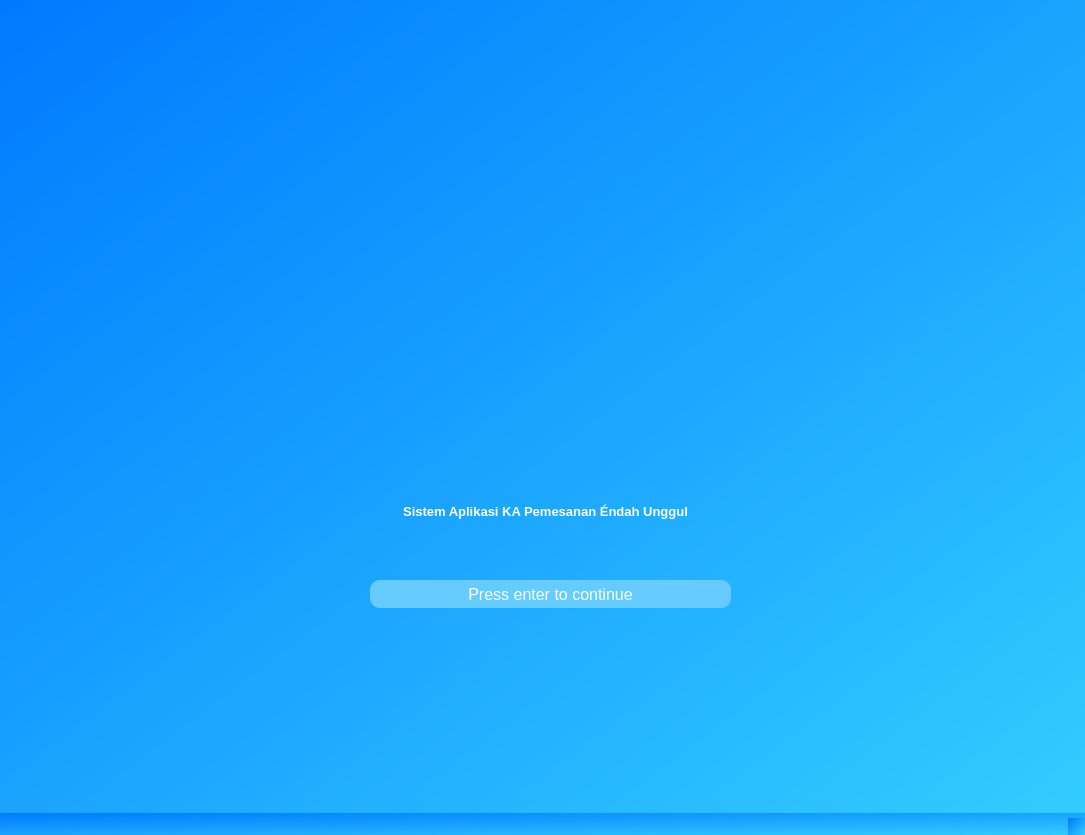
<?xml version="1.0" encoding="UTF-8"?>
<ui version="4.0">
 <class>Welcome</class>
 <widget class="QMainWindow" name="Welcome">
  <property name="geometry">
   <rect>
    <x>0</x>
    <y>0</y>
    <width>1085</width>
    <height>835</height>
   </rect>
  </property>
  <property name="palette">
   <palette>
    <active>
     <colorrole role="WindowText">
      <brush brushstyle="SolidPattern">
       <color alpha="255">
        <red>0</red>
        <green>0</green>
        <blue>0</blue>
       </color>
      </brush>
     </colorrole>
     <colorrole role="Button">
      <brush brushstyle="LinearGradientPattern">
       <gradient startx="0.000000000000000" starty="0.000000000000000" endx="1.000000000000000" endy="1.000000000000000" type="LinearGradient" spread="PadSpread" coordinatemode="ObjectBoundingMode">
        <gradientstop position="0.000000000000000">
         <color alpha="255">
          <red>0</red>
          <green>122</green>
          <blue>255</blue>
         </color>
        </gradientstop>
        <gradientstop position="1.000000000000000">
         <color alpha="255">
          <red>51</red>
          <green>204</green>
          <blue>255</blue>
         </color>
        </gradientstop>
       </gradient>
      </brush>
     </colorrole>
     <colorrole role="Light">
      <brush brushstyle="SolidPattern">
       <color alpha="255">
        <red>255</red>
        <green>255</green>
        <blue>255</blue>
       </color>
      </brush>
     </colorrole>
     <colorrole role="Midlight">
      <brush brushstyle="SolidPattern">
       <color alpha="255">
        <red>192</red>
        <green>225</green>
        <blue>255</blue>
       </color>
      </brush>
     </colorrole>
     <colorrole role="Dark">
      <brush brushstyle="SolidPattern">
       <color alpha="255">
        <red>64</red>
        <green>98</green>
        <blue>127</blue>
       </color>
      </brush>
     </colorrole>
     <colorrole role="Mid">
      <brush brushstyle="SolidPattern">
       <color alpha="255">
        <red>86</red>
        <green>131</green>
        <blue>170</blue>
       </color>
      </brush>
     </colorrole>
     <colorrole role="Text">
      <brush brushstyle="SolidPattern">
       <color alpha="255">
        <red>0</red>
        <green>0</green>
        <blue>0</blue>
       </color>
      </brush>
     </colorrole>
     <colorrole role="BrightText">
      <brush brushstyle="SolidPattern">
       <color alpha="255">
        <red>255</red>
        <green>255</green>
        <blue>255</blue>
       </color>
      </brush>
     </colorrole>
     <colorrole role="ButtonText">
      <brush brushstyle="SolidPattern">
       <color alpha="255">
        <red>0</red>
        <green>0</green>
        <blue>0</blue>
       </color>
      </brush>
     </colorrole>
     <colorrole role="Base">
      <brush brushstyle="LinearGradientPattern">
       <gradient startx="0.000000000000000" starty="0.000000000000000" endx="1.000000000000000" endy="1.000000000000000" type="LinearGradient" spread="PadSpread" coordinatemode="ObjectBoundingMode">
        <gradientstop position="0.000000000000000">
         <color alpha="255">
          <red>0</red>
          <green>122</green>
          <blue>255</blue>
         </color>
        </gradientstop>
        <gradientstop position="1.000000000000000">
         <color alpha="255">
          <red>51</red>
          <green>204</green>
          <blue>255</blue>
         </color>
        </gradientstop>
       </gradient>
      </brush>
     </colorrole>
     <colorrole role="Window">
      <brush brushstyle="LinearGradientPattern">
       <gradient startx="0.000000000000000" starty="0.000000000000000" endx="1.000000000000000" endy="1.000000000000000" type="LinearGradient" spread="PadSpread" coordinatemode="ObjectBoundingMode">
        <gradientstop position="0.000000000000000">
         <color alpha="255">
          <red>0</red>
          <green>122</green>
          <blue>255</blue>
         </color>
        </gradientstop>
        <gradientstop position="1.000000000000000">
         <color alpha="255">
          <red>51</red>
          <green>204</green>
          <blue>255</blue>
         </color>
        </gradientstop>
       </gradient>
      </brush>
     </colorrole>
     <colorrole role="Shadow">
      <brush brushstyle="SolidPattern">
       <color alpha="255">
        <red>0</red>
        <green>0</green>
        <blue>0</blue>
       </color>
      </brush>
     </colorrole>
     <colorrole role="AlternateBase">
      <brush brushstyle="SolidPattern">
       <color alpha="255">
        <red>192</red>
        <green>225</green>
        <blue>255</blue>
       </color>
      </brush>
     </colorrole>
     <colorrole role="ToolTipBase">
      <brush brushstyle="SolidPattern">
       <color alpha="255">
        <red>255</red>
        <green>255</green>
        <blue>220</blue>
       </color>
      </brush>
     </colorrole>
     <colorrole role="ToolTipText">
      <brush brushstyle="SolidPattern">
       <color alpha="255">
        <red>0</red>
        <green>0</green>
        <blue>0</blue>
       </color>
      </brush>
     </colorrole>
    </active>
    <inactive>
     <colorrole role="WindowText">
      <brush brushstyle="SolidPattern">
       <color alpha="255">
        <red>0</red>
        <green>0</green>
        <blue>0</blue>
       </color>
      </brush>
     </colorrole>
     <colorrole role="Button">
      <brush brushstyle="LinearGradientPattern">
       <gradient startx="0.000000000000000" starty="0.000000000000000" endx="1.000000000000000" endy="1.000000000000000" type="LinearGradient" spread="PadSpread" coordinatemode="ObjectBoundingMode">
        <gradientstop position="0.000000000000000">
         <color alpha="255">
          <red>0</red>
          <green>122</green>
          <blue>255</blue>
         </color>
        </gradientstop>
        <gradientstop position="1.000000000000000">
         <color alpha="255">
          <red>51</red>
          <green>204</green>
          <blue>255</blue>
         </color>
        </gradientstop>
       </gradient>
      </brush>
     </colorrole>
     <colorrole role="Light">
      <brush brushstyle="SolidPattern">
       <color alpha="255">
        <red>255</red>
        <green>255</green>
        <blue>255</blue>
       </color>
      </brush>
     </colorrole>
     <colorrole role="Midlight">
      <brush brushstyle="SolidPattern">
       <color alpha="255">
        <red>192</red>
        <green>225</green>
        <blue>255</blue>
       </color>
      </brush>
     </colorrole>
     <colorrole role="Dark">
      <brush brushstyle="SolidPattern">
       <color alpha="255">
        <red>64</red>
        <green>98</green>
        <blue>127</blue>
       </color>
      </brush>
     </colorrole>
     <colorrole role="Mid">
      <brush brushstyle="SolidPattern">
       <color alpha="255">
        <red>86</red>
        <green>131</green>
        <blue>170</blue>
       </color>
      </brush>
     </colorrole>
     <colorrole role="Text">
      <brush brushstyle="SolidPattern">
       <color alpha="255">
        <red>0</red>
        <green>0</green>
        <blue>0</blue>
       </color>
      </brush>
     </colorrole>
     <colorrole role="BrightText">
      <brush brushstyle="SolidPattern">
       <color alpha="255">
        <red>255</red>
        <green>255</green>
        <blue>255</blue>
       </color>
      </brush>
     </colorrole>
     <colorrole role="ButtonText">
      <brush brushstyle="SolidPattern">
       <color alpha="255">
        <red>0</red>
        <green>0</green>
        <blue>0</blue>
       </color>
      </brush>
     </colorrole>
     <colorrole role="Base">
      <brush brushstyle="LinearGradientPattern">
       <gradient startx="0.000000000000000" starty="0.000000000000000" endx="1.000000000000000" endy="1.000000000000000" type="LinearGradient" spread="PadSpread" coordinatemode="ObjectBoundingMode">
        <gradientstop position="0.000000000000000">
         <color alpha="255">
          <red>0</red>
          <green>122</green>
          <blue>255</blue>
         </color>
        </gradientstop>
        <gradientstop position="1.000000000000000">
         <color alpha="255">
          <red>51</red>
          <green>204</green>
          <blue>255</blue>
         </color>
        </gradientstop>
       </gradient>
      </brush>
     </colorrole>
     <colorrole role="Window">
      <brush brushstyle="LinearGradientPattern">
       <gradient startx="0.000000000000000" starty="0.000000000000000" endx="1.000000000000000" endy="1.000000000000000" type="LinearGradient" spread="PadSpread" coordinatemode="ObjectBoundingMode">
        <gradientstop position="0.000000000000000">
         <color alpha="255">
          <red>0</red>
          <green>122</green>
          <blue>255</blue>
         </color>
        </gradientstop>
        <gradientstop position="1.000000000000000">
         <color alpha="255">
          <red>51</red>
          <green>204</green>
          <blue>255</blue>
         </color>
        </gradientstop>
       </gradient>
      </brush>
     </colorrole>
     <colorrole role="Shadow">
      <brush brushstyle="SolidPattern">
       <color alpha="255">
        <red>0</red>
        <green>0</green>
        <blue>0</blue>
       </color>
      </brush>
     </colorrole>
     <colorrole role="AlternateBase">
      <brush brushstyle="SolidPattern">
       <color alpha="255">
        <red>192</red>
        <green>225</green>
        <blue>255</blue>
       </color>
      </brush>
     </colorrole>
     <colorrole role="ToolTipBase">
      <brush brushstyle="SolidPattern">
       <color alpha="255">
        <red>255</red>
        <green>255</green>
        <blue>220</blue>
       </color>
      </brush>
     </colorrole>
     <colorrole role="ToolTipText">
      <brush brushstyle="SolidPattern">
       <color alpha="255">
        <red>0</red>
        <green>0</green>
        <blue>0</blue>
       </color>
      </brush>
     </colorrole>
    </inactive>
    <disabled>
     <colorrole role="WindowText">
      <brush brushstyle="SolidPattern">
       <color alpha="255">
        <red>64</red>
        <green>98</green>
        <blue>127</blue>
       </color>
      </brush>
     </colorrole>
     <colorrole role="Button">
      <brush brushstyle="LinearGradientPattern">
       <gradient startx="0.000000000000000" starty="0.000000000000000" endx="1.000000000000000" endy="1.000000000000000" type="LinearGradient" spread="PadSpread" coordinatemode="ObjectBoundingMode">
        <gradientstop position="0.000000000000000">
         <color alpha="255">
          <red>0</red>
          <green>122</green>
          <blue>255</blue>
         </color>
        </gradientstop>
        <gradientstop position="1.000000000000000">
         <color alpha="255">
          <red>51</red>
          <green>204</green>
          <blue>255</blue>
         </color>
        </gradientstop>
       </gradient>
      </brush>
     </colorrole>
     <colorrole role="Light">
      <brush brushstyle="SolidPattern">
       <color alpha="255">
        <red>255</red>
        <green>255</green>
        <blue>255</blue>
       </color>
      </brush>
     </colorrole>
     <colorrole role="Midlight">
      <brush brushstyle="SolidPattern">
       <color alpha="255">
        <red>192</red>
        <green>225</green>
        <blue>255</blue>
       </color>
      </brush>
     </colorrole>
     <colorrole role="Dark">
      <brush brushstyle="SolidPattern">
       <color alpha="255">
        <red>64</red>
        <green>98</green>
        <blue>127</blue>
       </color>
      </brush>
     </colorrole>
     <colorrole role="Mid">
      <brush brushstyle="SolidPattern">
       <color alpha="255">
        <red>86</red>
        <green>131</green>
        <blue>170</blue>
       </color>
      </brush>
     </colorrole>
     <colorrole role="Text">
      <brush brushstyle="SolidPattern">
       <color alpha="255">
        <red>64</red>
        <green>98</green>
        <blue>127</blue>
       </color>
      </brush>
     </colorrole>
     <colorrole role="BrightText">
      <brush brushstyle="SolidPattern">
       <color alpha="255">
        <red>255</red>
        <green>255</green>
        <blue>255</blue>
       </color>
      </brush>
     </colorrole>
     <colorrole role="ButtonText">
      <brush brushstyle="SolidPattern">
       <color alpha="255">
        <red>64</red>
        <green>98</green>
        <blue>127</blue>
       </color>
      </brush>
     </colorrole>
     <colorrole role="Base">
      <brush brushstyle="LinearGradientPattern">
       <gradient startx="0.000000000000000" starty="0.000000000000000" endx="1.000000000000000" endy="1.000000000000000" type="LinearGradient" spread="PadSpread" coordinatemode="ObjectBoundingMode">
        <gradientstop position="0.000000000000000">
         <color alpha="255">
          <red>0</red>
          <green>122</green>
          <blue>255</blue>
         </color>
        </gradientstop>
        <gradientstop position="1.000000000000000">
         <color alpha="255">
          <red>51</red>
          <green>204</green>
          <blue>255</blue>
         </color>
        </gradientstop>
       </gradient>
      </brush>
     </colorrole>
     <colorrole role="Window">
      <brush brushstyle="LinearGradientPattern">
       <gradient startx="0.000000000000000" starty="0.000000000000000" endx="1.000000000000000" endy="1.000000000000000" type="LinearGradient" spread="PadSpread" coordinatemode="ObjectBoundingMode">
        <gradientstop position="0.000000000000000">
         <color alpha="255">
          <red>0</red>
          <green>122</green>
          <blue>255</blue>
         </color>
        </gradientstop>
        <gradientstop position="1.000000000000000">
         <color alpha="255">
          <red>51</red>
          <green>204</green>
          <blue>255</blue>
         </color>
        </gradientstop>
       </gradient>
      </brush>
     </colorrole>
     <colorrole role="Shadow">
      <brush brushstyle="SolidPattern">
       <color alpha="255">
        <red>0</red>
        <green>0</green>
        <blue>0</blue>
       </color>
      </brush>
     </colorrole>
     <colorrole role="AlternateBase">
      <brush brushstyle="SolidPattern">
       <color alpha="255">
        <red>129</red>
        <green>196</green>
        <blue>255</blue>
       </color>
      </brush>
     </colorrole>
     <colorrole role="ToolTipBase">
      <brush brushstyle="SolidPattern">
       <color alpha="255">
        <red>255</red>
        <green>255</green>
        <blue>220</blue>
       </color>
      </brush>
     </colorrole>
     <colorrole role="ToolTipText">
      <brush brushstyle="SolidPattern">
       <color alpha="255">
        <red>0</red>
        <green>0</green>
        <blue>0</blue>
       </color>
      </brush>
     </colorrole>
    </disabled>
   </palette>
  </property>
  <property name="windowTitle">
   <string>MainWindow</string>
  </property>
  <property name="autoFillBackground">
   <bool>false</bool>
  </property>
  <property name="styleSheet">
   <string notr="true">background-color: qlineargradient(spread:pad, x1:0, y1:0, x2:1, y2:1, stop:0 #007AFF, stop:1 #33CCFF);
</string>
  </property>
  <widget class="QWidget" name="centralwidget">
   <property name="enabled">
    <bool>false</bool>
   </property>
   <property name="palette">
    <palette>
     <active>
      <colorrole role="WindowText">
       <brush brushstyle="SolidPattern">
        <color alpha="255">
         <red>0</red>
         <green>0</green>
         <blue>0</blue>
        </color>
       </brush>
      </colorrole>
      <colorrole role="Button">
       <brush brushstyle="LinearGradientPattern">
        <gradient startx="0.000000000000000" starty="0.000000000000000" endx="1.000000000000000" endy="1.000000000000000" type="LinearGradient" spread="PadSpread" coordinatemode="ObjectBoundingMode">
         <gradientstop position="0.000000000000000">
          <color alpha="255">
           <red>0</red>
           <green>122</green>
           <blue>255</blue>
          </color>
         </gradientstop>
         <gradientstop position="1.000000000000000">
          <color alpha="255">
           <red>51</red>
           <green>204</green>
           <blue>255</blue>
          </color>
         </gradientstop>
        </gradient>
       </brush>
      </colorrole>
      <colorrole role="Light">
       <brush brushstyle="SolidPattern">
        <color alpha="255">
         <red>127</red>
         <green>213</green>
         <blue>255</blue>
        </color>
       </brush>
      </colorrole>
      <colorrole role="Midlight">
       <brush brushstyle="SolidPattern">
        <color alpha="255">
         <red>63</red>
         <green>191</green>
         <blue>255</blue>
        </color>
       </brush>
      </colorrole>
      <colorrole role="Dark">
       <brush brushstyle="SolidPattern">
        <color alpha="255">
         <red>0</red>
         <green>85</green>
         <blue>127</blue>
        </color>
       </brush>
      </colorrole>
      <colorrole role="Mid">
       <brush brushstyle="SolidPattern">
        <color alpha="255">
         <red>0</red>
         <green>113</green>
         <blue>170</blue>
        </color>
       </brush>
      </colorrole>
      <colorrole role="Text">
       <brush brushstyle="SolidPattern">
        <color alpha="255">
         <red>0</red>
         <green>0</green>
         <blue>0</blue>
        </color>
       </brush>
      </colorrole>
      <colorrole role="BrightText">
       <brush brushstyle="SolidPattern">
        <color alpha="255">
         <red>255</red>
         <green>255</green>
         <blue>255</blue>
        </color>
       </brush>
      </colorrole>
      <colorrole role="ButtonText">
       <brush brushstyle="SolidPattern">
        <color alpha="255">
         <red>0</red>
         <green>0</green>
         <blue>0</blue>
        </color>
       </brush>
      </colorrole>
      <colorrole role="Base">
       <brush brushstyle="LinearGradientPattern">
        <gradient startx="0.000000000000000" starty="0.000000000000000" endx="1.000000000000000" endy="1.000000000000000" type="LinearGradient" spread="PadSpread" coordinatemode="ObjectBoundingMode">
         <gradientstop position="0.000000000000000">
          <color alpha="255">
           <red>0</red>
           <green>122</green>
           <blue>255</blue>
          </color>
         </gradientstop>
         <gradientstop position="1.000000000000000">
          <color alpha="255">
           <red>51</red>
           <green>204</green>
           <blue>255</blue>
          </color>
         </gradientstop>
        </gradient>
       </brush>
      </colorrole>
      <colorrole role="Window">
       <brush brushstyle="LinearGradientPattern">
        <gradient startx="0.000000000000000" starty="0.000000000000000" endx="1.000000000000000" endy="1.000000000000000" type="LinearGradient" spread="PadSpread" coordinatemode="ObjectBoundingMode">
         <gradientstop position="0.000000000000000">
          <color alpha="255">
           <red>0</red>
           <green>122</green>
           <blue>255</blue>
          </color>
         </gradientstop>
         <gradientstop position="1.000000000000000">
          <color alpha="255">
           <red>51</red>
           <green>204</green>
           <blue>255</blue>
          </color>
         </gradientstop>
        </gradient>
       </brush>
      </colorrole>
      <colorrole role="Shadow">
       <brush brushstyle="SolidPattern">
        <color alpha="255">
         <red>0</red>
         <green>0</green>
         <blue>0</blue>
        </color>
       </brush>
      </colorrole>
      <colorrole role="AlternateBase">
       <brush brushstyle="SolidPattern">
        <color alpha="255">
         <red>127</red>
         <green>212</green>
         <blue>255</blue>
        </color>
       </brush>
      </colorrole>
      <colorrole role="ToolTipBase">
       <brush brushstyle="SolidPattern">
        <color alpha="255">
         <red>255</red>
         <green>255</green>
         <blue>220</blue>
        </color>
       </brush>
      </colorrole>
      <colorrole role="ToolTipText">
       <brush brushstyle="SolidPattern">
        <color alpha="255">
         <red>0</red>
         <green>0</green>
         <blue>0</blue>
        </color>
       </brush>
      </colorrole>
     </active>
     <inactive>
      <colorrole role="WindowText">
       <brush brushstyle="SolidPattern">
        <color alpha="255">
         <red>0</red>
         <green>0</green>
         <blue>0</blue>
        </color>
       </brush>
      </colorrole>
      <colorrole role="Button">
       <brush brushstyle="LinearGradientPattern">
        <gradient startx="0.000000000000000" starty="0.000000000000000" endx="1.000000000000000" endy="1.000000000000000" type="LinearGradient" spread="PadSpread" coordinatemode="ObjectBoundingMode">
         <gradientstop position="0.000000000000000">
          <color alpha="255">
           <red>0</red>
           <green>122</green>
           <blue>255</blue>
          </color>
         </gradientstop>
         <gradientstop position="1.000000000000000">
          <color alpha="255">
           <red>51</red>
           <green>204</green>
           <blue>255</blue>
          </color>
         </gradientstop>
        </gradient>
       </brush>
      </colorrole>
      <colorrole role="Light">
       <brush brushstyle="SolidPattern">
        <color alpha="255">
         <red>127</red>
         <green>213</green>
         <blue>255</blue>
        </color>
       </brush>
      </colorrole>
      <colorrole role="Midlight">
       <brush brushstyle="SolidPattern">
        <color alpha="255">
         <red>63</red>
         <green>191</green>
         <blue>255</blue>
        </color>
       </brush>
      </colorrole>
      <colorrole role="Dark">
       <brush brushstyle="SolidPattern">
        <color alpha="255">
         <red>0</red>
         <green>85</green>
         <blue>127</blue>
        </color>
       </brush>
      </colorrole>
      <colorrole role="Mid">
       <brush brushstyle="SolidPattern">
        <color alpha="255">
         <red>0</red>
         <green>113</green>
         <blue>170</blue>
        </color>
       </brush>
      </colorrole>
      <colorrole role="Text">
       <brush brushstyle="SolidPattern">
        <color alpha="255">
         <red>0</red>
         <green>0</green>
         <blue>0</blue>
        </color>
       </brush>
      </colorrole>
      <colorrole role="BrightText">
       <brush brushstyle="SolidPattern">
        <color alpha="255">
         <red>255</red>
         <green>255</green>
         <blue>255</blue>
        </color>
       </brush>
      </colorrole>
      <colorrole role="ButtonText">
       <brush brushstyle="SolidPattern">
        <color alpha="255">
         <red>0</red>
         <green>0</green>
         <blue>0</blue>
        </color>
       </brush>
      </colorrole>
      <colorrole role="Base">
       <brush brushstyle="LinearGradientPattern">
        <gradient startx="0.000000000000000" starty="0.000000000000000" endx="1.000000000000000" endy="1.000000000000000" type="LinearGradient" spread="PadSpread" coordinatemode="ObjectBoundingMode">
         <gradientstop position="0.000000000000000">
          <color alpha="255">
           <red>0</red>
           <green>122</green>
           <blue>255</blue>
          </color>
         </gradientstop>
         <gradientstop position="1.000000000000000">
          <color alpha="255">
           <red>51</red>
           <green>204</green>
           <blue>255</blue>
          </color>
         </gradientstop>
        </gradient>
       </brush>
      </colorrole>
      <colorrole role="Window">
       <brush brushstyle="LinearGradientPattern">
        <gradient startx="0.000000000000000" starty="0.000000000000000" endx="1.000000000000000" endy="1.000000000000000" type="LinearGradient" spread="PadSpread" coordinatemode="ObjectBoundingMode">
         <gradientstop position="0.000000000000000">
          <color alpha="255">
           <red>0</red>
           <green>122</green>
           <blue>255</blue>
          </color>
         </gradientstop>
         <gradientstop position="1.000000000000000">
          <color alpha="255">
           <red>51</red>
           <green>204</green>
           <blue>255</blue>
          </color>
         </gradientstop>
        </gradient>
       </brush>
      </colorrole>
      <colorrole role="Shadow">
       <brush brushstyle="SolidPattern">
        <color alpha="255">
         <red>0</red>
         <green>0</green>
         <blue>0</blue>
        </color>
       </brush>
      </colorrole>
      <colorrole role="AlternateBase">
       <brush brushstyle="SolidPattern">
        <color alpha="255">
         <red>127</red>
         <green>212</green>
         <blue>255</blue>
        </color>
       </brush>
      </colorrole>
      <colorrole role="ToolTipBase">
       <brush brushstyle="SolidPattern">
        <color alpha="255">
         <red>255</red>
         <green>255</green>
         <blue>220</blue>
        </color>
       </brush>
      </colorrole>
      <colorrole role="ToolTipText">
       <brush brushstyle="SolidPattern">
        <color alpha="255">
         <red>0</red>
         <green>0</green>
         <blue>0</blue>
        </color>
       </brush>
      </colorrole>
     </inactive>
     <disabled>
      <colorrole role="WindowText">
       <brush brushstyle="SolidPattern">
        <color alpha="255">
         <red>0</red>
         <green>85</green>
         <blue>127</blue>
        </color>
       </brush>
      </colorrole>
      <colorrole role="Button">
       <brush brushstyle="LinearGradientPattern">
        <gradient startx="0.000000000000000" starty="0.000000000000000" endx="1.000000000000000" endy="1.000000000000000" type="LinearGradient" spread="PadSpread" coordinatemode="ObjectBoundingMode">
         <gradientstop position="0.000000000000000">
          <color alpha="255">
           <red>0</red>
           <green>122</green>
           <blue>255</blue>
          </color>
         </gradientstop>
         <gradientstop position="1.000000000000000">
          <color alpha="255">
           <red>51</red>
           <green>204</green>
           <blue>255</blue>
          </color>
         </gradientstop>
        </gradient>
       </brush>
      </colorrole>
      <colorrole role="Light">
       <brush brushstyle="SolidPattern">
        <color alpha="255">
         <red>127</red>
         <green>213</green>
         <blue>255</blue>
        </color>
       </brush>
      </colorrole>
      <colorrole role="Midlight">
       <brush brushstyle="SolidPattern">
        <color alpha="255">
         <red>63</red>
         <green>191</green>
         <blue>255</blue>
        </color>
       </brush>
      </colorrole>
      <colorrole role="Dark">
       <brush brushstyle="SolidPattern">
        <color alpha="255">
         <red>0</red>
         <green>85</green>
         <blue>127</blue>
        </color>
       </brush>
      </colorrole>
      <colorrole role="Mid">
       <brush brushstyle="SolidPattern">
        <color alpha="255">
         <red>0</red>
         <green>113</green>
         <blue>170</blue>
        </color>
       </brush>
      </colorrole>
      <colorrole role="Text">
       <brush brushstyle="SolidPattern">
        <color alpha="255">
         <red>0</red>
         <green>85</green>
         <blue>127</blue>
        </color>
       </brush>
      </colorrole>
      <colorrole role="BrightText">
       <brush brushstyle="SolidPattern">
        <color alpha="255">
         <red>255</red>
         <green>255</green>
         <blue>255</blue>
        </color>
       </brush>
      </colorrole>
      <colorrole role="ButtonText">
       <brush brushstyle="SolidPattern">
        <color alpha="255">
         <red>0</red>
         <green>85</green>
         <blue>127</blue>
        </color>
       </brush>
      </colorrole>
      <colorrole role="Base">
       <brush brushstyle="LinearGradientPattern">
        <gradient startx="0.000000000000000" starty="0.000000000000000" endx="1.000000000000000" endy="1.000000000000000" type="LinearGradient" spread="PadSpread" coordinatemode="ObjectBoundingMode">
         <gradientstop position="0.000000000000000">
          <color alpha="255">
           <red>0</red>
           <green>122</green>
           <blue>255</blue>
          </color>
         </gradientstop>
         <gradientstop position="1.000000000000000">
          <color alpha="255">
           <red>51</red>
           <green>204</green>
           <blue>255</blue>
          </color>
         </gradientstop>
        </gradient>
       </brush>
      </colorrole>
      <colorrole role="Window">
       <brush brushstyle="LinearGradientPattern">
        <gradient startx="0.000000000000000" starty="0.000000000000000" endx="1.000000000000000" endy="1.000000000000000" type="LinearGradient" spread="PadSpread" coordinatemode="ObjectBoundingMode">
         <gradientstop position="0.000000000000000">
          <color alpha="255">
           <red>0</red>
           <green>122</green>
           <blue>255</blue>
          </color>
         </gradientstop>
         <gradientstop position="1.000000000000000">
          <color alpha="255">
           <red>51</red>
           <green>204</green>
           <blue>255</blue>
          </color>
         </gradientstop>
        </gradient>
       </brush>
      </colorrole>
      <colorrole role="Shadow">
       <brush brushstyle="SolidPattern">
        <color alpha="255">
         <red>0</red>
         <green>0</green>
         <blue>0</blue>
        </color>
       </brush>
      </colorrole>
      <colorrole role="AlternateBase">
       <brush brushstyle="SolidPattern">
        <color alpha="255">
         <red>0</red>
         <green>170</green>
         <blue>255</blue>
        </color>
       </brush>
      </colorrole>
      <colorrole role="ToolTipBase">
       <brush brushstyle="SolidPattern">
        <color alpha="255">
         <red>255</red>
         <green>255</green>
         <blue>220</blue>
        </color>
       </brush>
      </colorrole>
      <colorrole role="ToolTipText">
       <brush brushstyle="SolidPattern">
        <color alpha="255">
         <red>0</red>
         <green>0</green>
         <blue>0</blue>
        </color>
       </brush>
      </colorrole>
     </disabled>
    </palette>
   </property>
   <widget class="QTextBrowser" name="nama_aplikasi">
    <property name="geometry">
     <rect>
      <x>0</x>
      <y>500</y>
      <width>1091</width>
      <height>301</height>
     </rect>
    </property>
    <property name="font">
     <font>
      <family>Microsoft YaHei UI</family>
      <weight>75</weight>
      <bold>true</bold>
     </font>
    </property>
    <property name="cursor" stdset="0">
     <cursorShape>ArrowCursor</cursorShape>
    </property>
    <property name="styleSheet">
     <string notr="true">color: white;
border:none;
background-color:transparent;
</string>
    </property>
    <property name="html">
     <string>&lt;!DOCTYPE HTML PUBLIC &quot;-//W3C//DTD HTML 4.0//EN&quot; &quot;http://www.w3.org/TR/REC-html40/strict.dtd&quot;&gt;
&lt;html&gt;&lt;head&gt;&lt;meta name=&quot;qrichtext&quot; content=&quot;1&quot; /&gt;&lt;style type=&quot;text/css&quot;&gt;
p, li { white-space: pre-wrap; }
&lt;/style&gt;&lt;/head&gt;&lt;body style=&quot; font-family:'Microsoft YaHei UI'; font-size:7.8pt; font-weight:600; font-style:normal;&quot;&gt;
&lt;p align=&quot;center&quot; style=&quot; margin-top:0px; margin-bottom:0px; margin-left:0px; margin-right:0px; -qt-block-indent:0; text-indent:0px;&quot;&gt;&lt;span style=&quot; font-family:'MS Shell Dlg 2'; font-size:10pt; color:#ffffff;&quot;&gt;Sistem Aplikasi KA Pemesanan Éndah Unggul&lt;/span&gt;&lt;/p&gt;&lt;/body&gt;&lt;/html&gt;</string>
    </property>
    <property name="tabStopWidth">
     <number>78</number>
    </property>
   </widget>
   <widget class="QPushButton" name="tombol_enter_untuk_lanjut">
    <property name="geometry">
     <rect>
      <x>370</x>
      <y>580</y>
      <width>361</width>
      <height>28</height>
     </rect>
    </property>
    <property name="styleSheet">
     <string notr="true">QPushButton {
    background-color: #66CCFF; /* Warna biru muda */
    color: white;
    border-radius: 10px;
    font-size: 16px;
    padding: 8px 20px;
}
QPushButton:hover {
    background-color: #33BBFF; /* Warna lebih gelap saat hover */
}
QPushButton:pressed {
    background-color: #0099DD; /* Warna lebih gelap saat ditekan */
}
</string>
    </property>
    <property name="text">
     <string>Press enter to continue</string>
    </property>
    <property name="shortcut">
     <string>Return</string>
    </property>
   </widget>
   <widget class="QLabel" name="label">
    <property name="geometry">
     <rect>
      <x>290</x>
      <y>50</y>
      <width>491</width>
      <height>461</height>
     </rect>
    </property>
    <property name="styleSheet">
     <string notr="true">background:transparent;</string>
    </property>
    <property name="text">
     <string/>
    </property>
    <property name="pixmap">
     <pixmap>icons/sakapeung.png</pixmap>
    </property>
   </widget>
  </widget>
  <widget class="QMenuBar" name="menubar">
   <property name="geometry">
    <rect>
     <x>0</x>
     <y>0</y>
     <width>1085</width>
     <height>26</height>
    </rect>
   </property>
  </widget>
  <widget class="QStatusBar" name="statusbar"/>
 </widget>
 <resources/>
 <connections/>
</ui>
